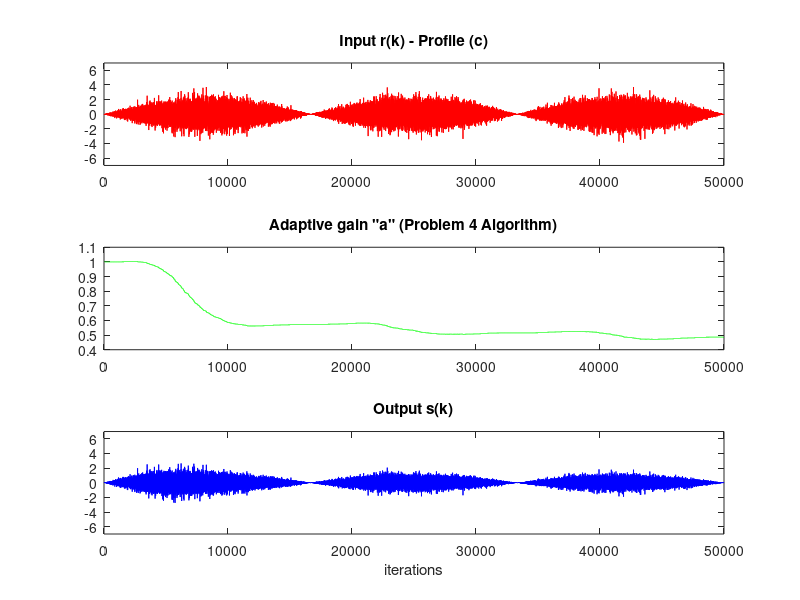

Recreate this plot in MATLAB.

% --- Tests the "Problem 4" algorithm on fading profile (c) ---

clear; clc;

% --- 1. Set up parameters (same as agcvsfading.m) ---
n=50000;
r=randn(n,1);

% --- THIS IS THE MODIFIED LINE FOR PART (c) ---
env=sin(3*pi*[1:n]'/n);     % Fading profile (c)
% --- End of modification ---

r=r.*env;
ds=0.5;
a=zeros(1,n); a(1)=1;
s=zeros(1,n);
mu=0.0001; % Using the smaller mu for this algorithm

% --- 2. Run the "Problem 4" loop ---
for k=1:n-1
  s(k)=a(k)*r(k);
  
  % --- MODIFIED UPDATE RULE from Problem 4 ---
  s_sq = s(k)^2;
  if abs(a(k)) < 1e-4
      update_term = 0;
  else
      update_term = (s_sq / a(k)) * (s_sq - ds);
  end
  a(k+1)=a(k)-mu*update_term;
  % --- End of modification ---
end

% --- 3. Plot the results (same as agcvsfading.m) ---
figure;
subplot(3,1,2), plot(a,'g') 
title('Adaptive gain "a" (Problem 4 Algorithm)')
subplot(3,1,1), plot(r,'r') 
axis([0,length(r),-7,7])
title('Input r(k) - Profile (c)')
subplot(3,1,3),plot(s,'b')
axis([0,length(r),-7,7])
title('Output s(k)')
xlabel('iterations')
